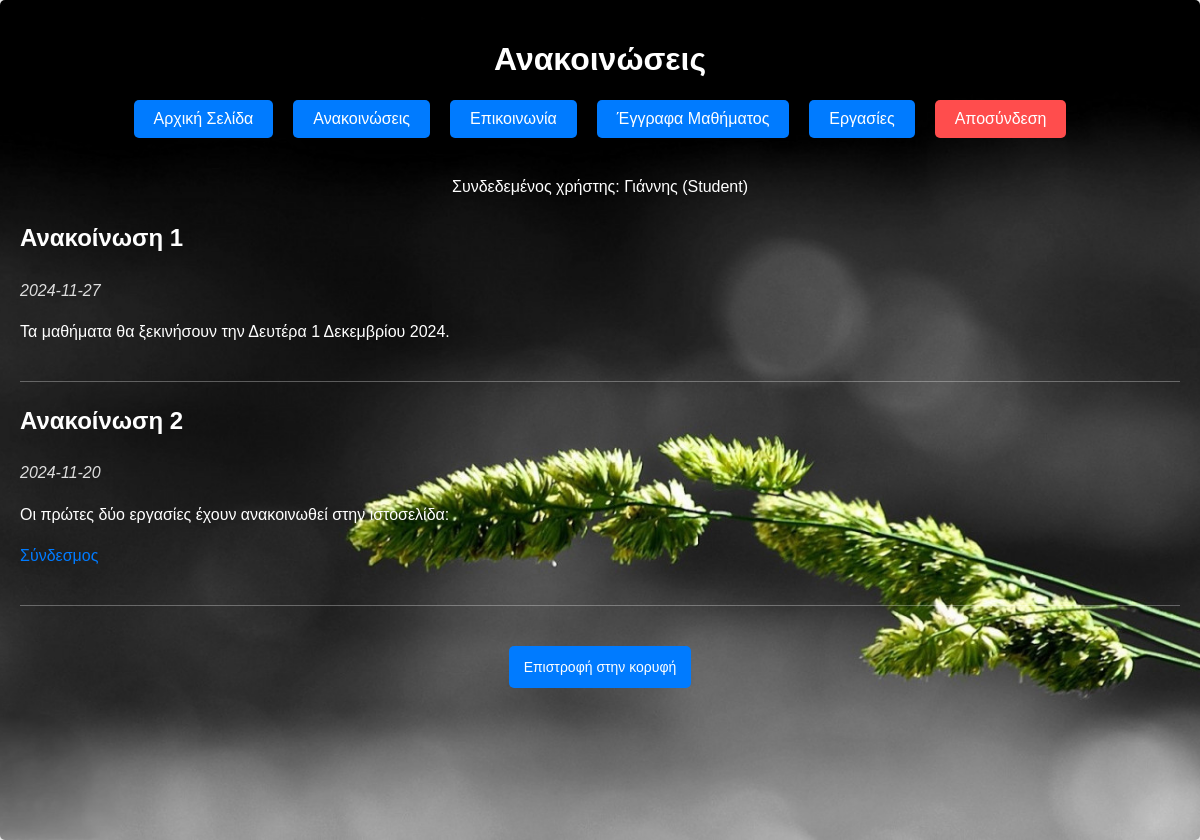
/announcement.php (signed in), run on the app's committed database.
### tables this page shows
CREATE TABLE `Anakainoseis` (
  `id` int(11) NOT NULL,
  `imerominia` date NOT NULL,
  `thema` varchar(255) NOT NULL,
  `keimeno` text NOT NULL,
  `link` text
);

### announcement.php (the view, shortened to what this page needs)
<?php
$host = "localhost";
$dbname = "student4198partB";
$username = "profileUSER";
$password = "Testing1001@";
$conn = new mysqli($host, $username, $password, $dbname);
$onoma = $_SESSION['onoma'];
$rolos = $_SESSION['rolos'];
$query = "SELECT * FROM Anakainoseis ORDER BY imerominia DESC";
$results = $conn->query($query);
?>
<!DOCTYPE html>
<html lang="el">
<head>
</head>
<body>
 <div class="container">
 <h1>Ανακοινώσεις</h1>
 <div class="button-container">
    <a href="home.php" class="button">Αρχική Σελίδα</a>
    <a href="announcement.php" class="button">Ανακοινώσεις</a>
    <a href="communication.php" class="button">Επικοινωνία</a>
    <a href="documents.php" class="button">Έγγραφα Μαθήματος</a>
    <a href="homework.php" class="button">Εργασίες</a>
    <div class="logout">
        <a href="logout.php" class="button">Αποσύνδεση</a>
    </div>
</div>
<div class="content">
            <p>Συνδεδεμένος χρήστης: <?php echo htmlspecialchars($onoma); ?> (<?php echo htmlspecialchars($rolos); ?>)</p>
<?php while ($row = $results->fetch_assoc()): ?>
<div class="announcement">
<h2><?php echo htmlspecialchars($row['thema']); ?></h2>
 <p class="date"><?php echo htmlspecialchars($row['imerominia']); ?></p>
 <p><?php echo htmlspecialchars($row['keimeno']); ?></p>
 <?php if (!empty($row['link'])): ?>
    <p><a href="<?php echo htmlspecialchars($row['link']); ?>">Σύνδεσμος</a></p>
 <?php endif; ?>
 </div>
<?php endwhile; ?>
<a href="#top" class="top-link">Επιστροφή στην κορυφή</a>
</div>
 </div>
</body>
</html>

### announcement.php (style rules this page uses)
body { font-family: sans-serif; background-color: #f0f0f0; }
html, body { height: 100%; margin: 0; }
.container { min-height: 100%; margin: 0 auto; background-color: #fff; padding: 20px; border-radius: 5px; box-shadow: 0 0 10px rgba(0, 0, 0, 0.1); background-image: url("im2.jpg"); background-size: cover; background-position: center; background-repeat: no-repeat; display: flex; flex-direction: column; justify-content: flex-start; }
h1 { text-align: center; color: white; }
.button-container { display: flex; justify-content: center; margin-bottom: 20px; }
.button { margin: 0 10px; padding: 10px 20px; background-color: #007bff; color: #fff; border: none; border-radius: 5px; text-decoration: none; }
.content { text-align: center; line-height: 1.6; color: white; }
.announcement { border-bottom: 1px solid rgba(255, 255, 255, 0.3); padding-bottom: 20px; margin-bottom: 20px; text-align: left; }
.announcement h2 { color: white; }
.announcement .date { font-style: italic; color: #ddd; }
.announcement a { color: #007bff; text-decoration: none; }
.top-link { display: inline-block; margin-top: 20px; padding: 10px 15px; background-color: #007bff; color: #fff; text-decoration: none; border-radius: 5px; font-size: 14px; }
.logout { display: flex; justify-content: flex-end; }
.logout a { background-color: #ff4d4d; }

### data on the page
anakainoseis: thema "Ανακοίνωση 1", imerominia "2024-11-27", keimeno "Τα μαθήματα θα ξεκινήσουν την Δευτέρα 1 Δεκεμβρίου 2024."
anakainoseis: thema "Ανακοίνωση 2", imerominia "2024-11-20", keimeno "Οι πρώτες δύο εργασίες έχουν ανακοινωθεί στην ιστοσελίδα:"

### other printed values
$onoma "Γιάννης"
$rolos "Student"
